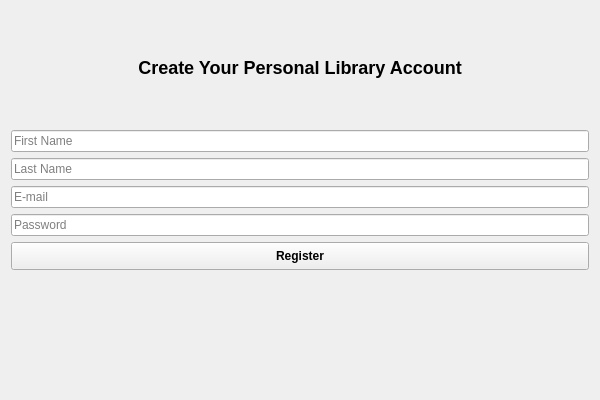
<?xml version="1.0" encoding="UTF-8"?>
<ui version="4.0">
 <class>RegisterWindow</class>
 <widget class="QWidget" name="RegisterWindow">
  <property name="geometry">
   <rect>
    <x>0</x>
    <y>0</y>
    <width>600</width>
    <height>400</height>
   </rect>
  </property>
  <property name="windowTitle">
   <string>Create Account</string>
  </property>
  <layout class="QVBoxLayout" name="verticalLayout">
   <item>
    <widget class="QLabel" name="titleLabel">
     <property name="text">
      <string>Create Your Personal Library Account</string>
     </property>
     <property name="alignment">
      <set>Qt::AlignCenter</set>
     </property>
     <property name="styleSheet">
      <string notr="true">font-size: 18px; font-weight: bold;</string>
     </property>
    </widget>
   </item>
   <item>
    <widget class="QLineEdit" name="firstNameInput">
     <property name="placeholderText">
      <string>First Name</string>
     </property>
    </widget>
   </item>
   <item>
    <widget class="QLineEdit" name="lastNameInput">
     <property name="placeholderText">
      <string>Last Name</string>
     </property>
    </widget>
   </item>
   <item>
    <widget class="QLineEdit" name="emailInput">
     <property name="placeholderText">
      <string>E-mail</string>
     </property>
    </widget>
   </item>
   <item>
    <widget class="QLineEdit" name="passwordInput">
     <property name="placeholderText">
      <string>Password</string>
     </property>
     <property name="echoMode">
      <enum>QLineEdit::Password</enum>
     </property>
    </widget>
   </item>
   <item>
    <widget class="QPushButton" name="registerButton">
     <property name="text">
      <string>Register</string>
     </property>
     <property name="styleSheet">
      <string notr="true">padding: 6px; font-weight: bold;</string>
     </property>
    </widget>
   </item>
   <item>
    <widget class="QLabel" name="statusLabel">
     <property name="text">
      <string/>
     </property>
     <property name="alignment">
      <set>Qt::AlignCenter</set>
     </property>
     <property name="styleSheet">
      <string notr="true">color: red;</string>
     </property>
    </widget>
   </item>
  </layout>
 </widget>
 <resources/>
 <connections/>
</ui>
